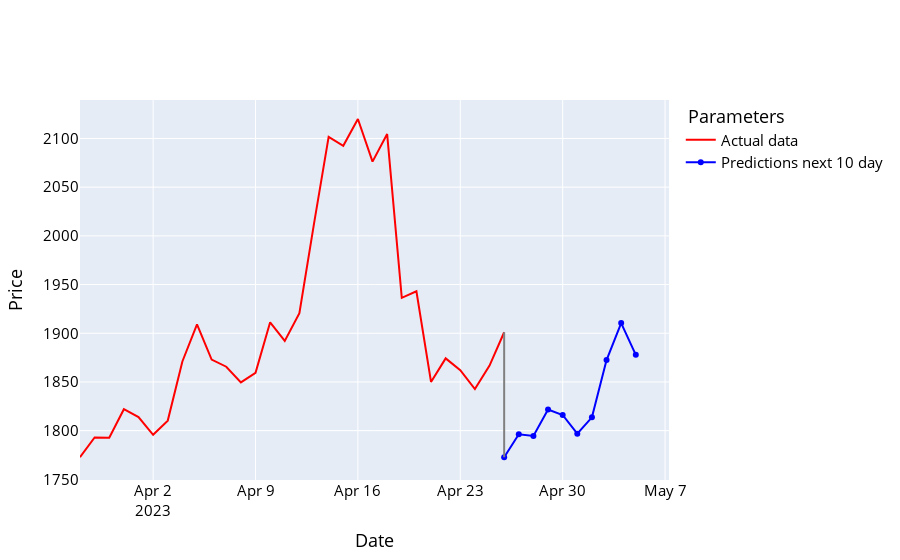

Notebook code cell kept with this figure:
### Code cell
names = cycle(['Predictions next 10 day', 'Actual data '])

fig = go.Figure()

fig.add_trace(go.Scatter(x=y_future_data.index, y=y_future_data['Adj Close'], name='Actual data ',
                         line=dict(width=2, color='red')))
fig.add_trace(go.Scatter(x=prediction_df.index, y=prediction_df['Adj Close'], name='Predictions next 10 day',
                         line=dict(width=2, color='blue')))

fig.add_shape(type='line',
              x0=prediction_df.index[0], y0=prediction_df['Adj Close'][0],
              x1=y_future_data.index[-1], y1=y_future_data['Adj Close'][-1],
              line=dict(color='grey', width=2))
fig.update_layout(xaxis_title='Date', yaxis_title='Price',
                  font_size=15, font_color='black', legend_title_text=' Parameters')
fig.show()

### Figure 1 — Plotly figure (JSON) as saved in the notebook; plotly's stock layout.template omitted (floating-point values rounded to 4 significant figures)
{"data": [{"line": {"color": "red", "width": 2}, "name": "Actual data ", "type": "scatter", "x": ["2023-03-28T00:00:00", "2023-03-29T00:00:00", "2023-03-30T00:00:00", "2023-03-31T00:00:00", "2023-04-01T00:00:00", "2023-04-02T00:00:00", "2023-04-03T00:00:00", "2023-04-04T00:00:00", "2023-04-05T00:00:00", "2023-04-06T00:00:00", "2023-04-07T00:00:00", "2023-04-08T00:00:00", "2023-04-09T00:00:00", "2023-04-10T00:00:00", "2023-04-11T00:00:00", "2023-04-12T00:00:00", "2023-04-13T00:00:00", "2023-04-14T00:00:00", "2023-04-15T00:00:00", "2023-04-16T00:00:00", "2023-04-17T00:00:00", "2023-04-18T00:00:00", "2023-04-19T00:00:00", "2023-04-20T00:00:00", "2023-04-21T00:00:00", "2023-04-22T00:00:00", "2023-04-23T00:00:00", "2023-04-24T00:00:00", "2023-04-25T00:00:00", "2023-04-26T00:00:00"], "y": [1773.0, 1793.0, 1793.0, 1822.0, 1814.0, 1796.0, 1810.0, 1871.0, 1909.0, 1873.0, 1866.0, 1849.0, 1859.0, 1911.0, 1892.0, 1921.0, 2013.0, 2102.0, 2092.0, 2120.0, 2076.0, 2105.0, 1936.0, 1943.0, 1850.0, 1874.0, 1862.0, 1843.0, 1867.0, 1901.0]}, {"line": {"color": "blue", "width": 2}, "name": "Predictions next 10 day", "type": "scatter", "x": ["2023-04-26T00:00:00", "2023-04-27T00:00:00", "2023-04-28T00:00:00", "2023-04-29T00:00:00", "2023-04-30T00:00:00", "2023-05-01T00:00:00", "2023-05-02T00:00:00", "2023-05-03T00:00:00", "2023-05-04T00:00:00", "2023-05-05T00:00:00"], "y": [1773.0, 1796.0, 1794.0, 1822.0, 1816.0, 1797.0, 1814.0, 1872.0, 1910.0, 1878.0]}], "layout": {"font": {"color": "black", "size": 15}, "legend": {"title": {"text": " Parameters"}}, "shapes": [{"line": {"color": "grey", "width": 2}, "type": "line", "x0": "2023-04-26T00:00:00", "x1": "2023-04-26T00:00:00", "y0": 1773.0, "y1": 1901.0}], "xaxis": {"title": {"text": "Date"}}, "yaxis": {"title": {"text": "Price"}}}}
